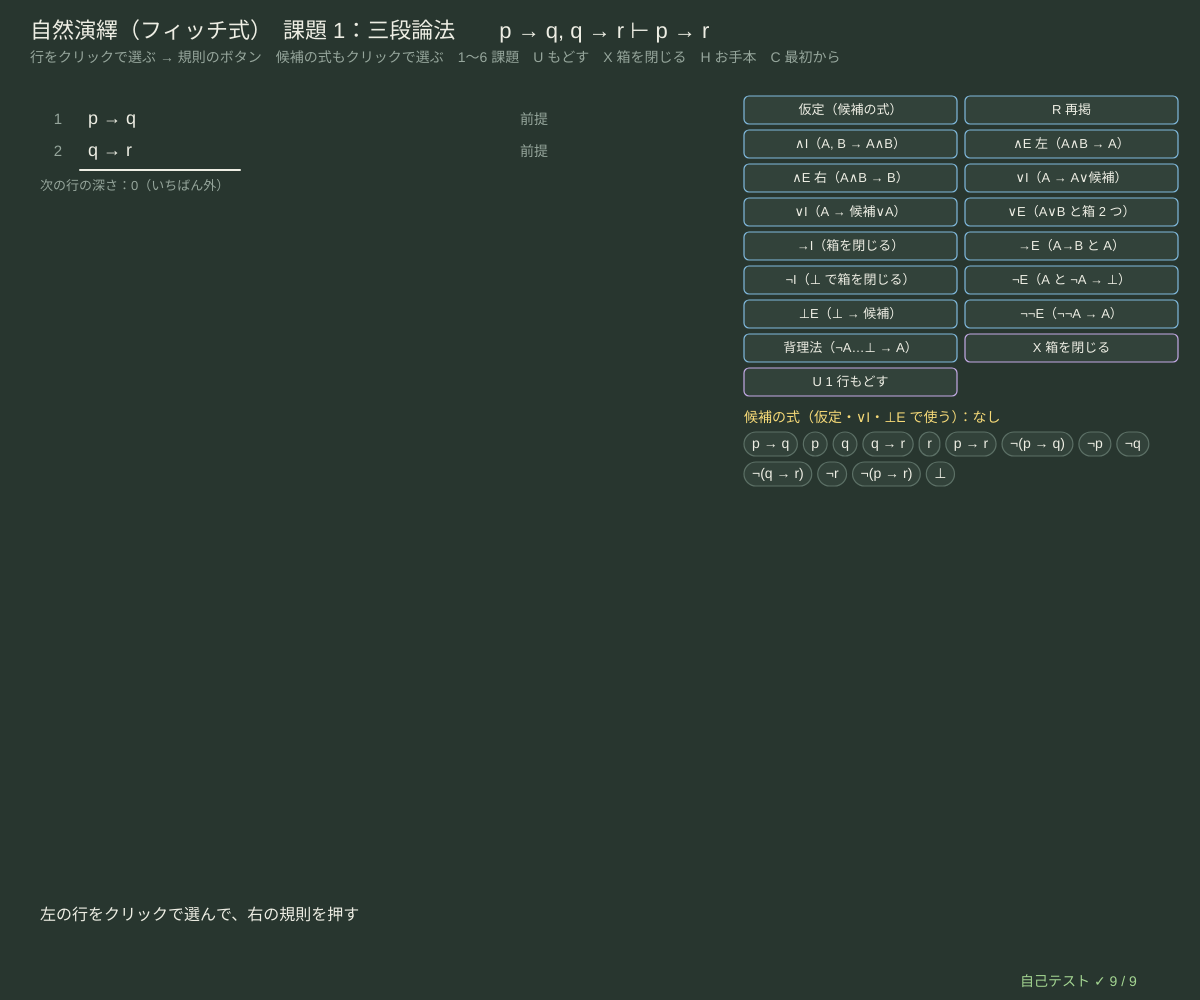
Frame 1 (no input)
Frame 60 (no input): identical to frame 1, image omitted
Frame 120 (the mouse pressed at the canvas centre since frame 60): identical to frame 1, image omitted

The p5.js sketch that drew this single still picture (run headless with seeded random() and noise() and a simulated clock; from frame 60 on, the mouse is pressed at the canvas centre):

// p5.js sketch
// ── sketch.js
// ============================================
// 02 自然演繹 ─ 前提から結論までを、規則を 1 回ずつ使って 1 行ずつ導く（フィッチ式：仮定を置くと箱が開く）
// 証明は「意味」を見ずに「形」だけで検査できる。→I・¬I・背理法は箱を閉じて仮定を外す（箱の中の行は外から使えない）
// 操作：左の行をクリックで選ぶ（順番に 1・2・3）→ 右の規則ボタン。仮定・∨I・⊥E の式は下の候補から選ぶ
// 1〜6 課題 / U 1 行もどす / X 箱を閉じる（結論なし：∨E の 2 つ目の箱の前に）/ H お手本を見る / C 最初から
// ============================================

const EXERCISES = [                     // ★ 課題：[名前, 前提, 結論, お手本（[深さ, 規則, 参照する行の番号, 式]）]
  ['三段論法', ['p → q', 'q → r'], 'p → r', [[1, 'assume', [], 'p'], [1, 'impE', [1, 3], 'q'], [1, 'impE', [2, 4], 'r'], [0, 'impI', [3], 'p → r']]],
  ['二重否定', ['¬¬p'], 'p', [[1, 'assume', [], '¬p'], [1, 'notE', [2, 1], '⊥'], [0, 'raa', [2], 'p']]],
  ['∧ の入れかえ', ['p ∧ q'], 'q ∧ p', [[0, 'andE2', [1], 'q'], [0, 'andE1', [1], 'p'], [0, 'andI', [2, 3], 'q ∧ p']]],
  ['∨ の入れかえ', ['p ∨ q'], 'q ∨ p', [[1, 'assume', [], 'p'], [1, 'orI2', [2], 'q ∨ p'], [1, 'assume', [], 'q'], [1, 'orI1', [4], 'q ∨ p'], [0, 'orE', [1, 2, 4], 'q ∨ p']]],
  ['対偶', ['p → q'], '¬q → ¬p', [[1, 'assume', [], '¬q'], [2, 'assume', [], 'p'], [2, 'impE', [1, 3], 'q'], [2, 'notE', [4, 2], '⊥'], [1, 'notI', [3], '¬p'], [0, 'impI', [2], '¬q → ¬p']]],
  ['挑戦：排中律', [], 'p ∨ ¬p', [[1, 'assume', [], '¬(p ∨ ¬p)'], [2, 'assume', [], 'p'], [2, 'orI1', [2], 'p ∨ ¬p'], [2, 'notE', [3, 1], '⊥'], [1, 'notI', [2], '¬p'], [1, 'orI2', [5], 'p ∨ ¬p'], [1, 'notE', [6, 1], '⊥'], [0, 'raa', [1], 'p ∨ ¬p']]],
];
const RULE_INFO = {                     // 規則の名前と、参照するもの（L = 行、B = 閉じた箱）
  prem: ['前提', ''], assume: ['仮定', ''], reit: ['R', 'L'], andI: ['∧I', 'LL'], andE1: ['∧E', 'L'], andE2: ['∧E', 'L'],
  orI1: ['∨I', 'L'], orI2: ['∨I', 'L'], orE: ['∨E', 'LBB'], impI: ['→I', 'B'], impE: ['→E', 'LL'],
  notI: ['¬I', 'B'], notE: ['¬E', 'LL'], botE: ['⊥E', 'L'], dnE: ['¬¬E', 'L'], raa: ['背理法', 'B'],
};
const BUTTONS = [['assume', '仮定（候補の式）'], ['reit', 'R 再掲'], ['andI', '∧I（A, B → A∧B）'], ['andE1', '∧E 左（A∧B → A）'], ['andE2', '∧E 右（A∧B → B）'],
  ['orI1', '∨I（A → A∨候補）'], ['orI2', '∨I（A → 候補∨A）'], ['orE', '∨E（A∨B と箱 2 つ）'], ['impI', '→I（箱を閉じる）'], ['impE', '→E（A→B と A）'],
  ['notI', '¬I（⊥ で箱を閉じる）'], ['notE', '¬E（A と ¬A → ⊥）'], ['botE', '⊥E（⊥ → 候補）'], ['dnE', '¬¬E（¬¬A → A）'], ['raa', '背理法（¬A…⊥ → A）'], ['close', 'X 箱を閉じる'], ['undo', 'U 1 行もどす']];
let ex = 0, pf = null, hist = [], sel = [], cand = null, cands = [], msg = '', hits = [];

function setup() {
  createCanvas(windowWidth, windowHeight);
  loadExercise(0);
  selfTest();
}
function windowResized() { resizeCanvas(windowWidth, windowHeight); }
const fm = (s) => parseFormula(s).f;     // 文字列 → 式
function freshProof(k) { let e = EXERCISES[k]; return { lines: e[1].map((s) => ({ f: fm(s), rule: 'prem', refs: [], depth: 0 })), depth: 0, goal: fm(e[2]) }; }
function loadExercise(k) {
  ex = clampv(k, 0, EXERCISES.length - 1); pf = freshProof(ex); hist = []; sel = []; cand = null; msg = '左の行をクリックで選んで、右の規則を押す';
  let e = EXERCISES[ex], set = new Map();
  const add = (f) => { let s = fmlStr(f); if (!set.has(s)) set.set(s, f); };
  const walk = (f) => { add(f); if (f.a) walk(f.a); if (f.b) walk(f.b); };
  e[1].concat([e[2]]).forEach((s) => walk(fm(s)));
  [...set.values()].forEach((f) => add(fNot(f)));                    // 候補 = 前提と結論の部分式と、その否定、⊥
  add(F_BOT); cands = [...set.values()].slice(0, 22);
}
function solutionLines(k) { return EXERCISES[k][3].map(([d, r, refs, s]) => ({ f: fm(s), rule: r, refs: refs.map((x) => x - 1), depth: d })); }

// ---- 証明のチェッカー：各行の「箱（スコープ）」を求めて、規則の形を調べる。返り値 msgs[k]（'' なら正しい）
function isPrefix(a, b) { return a.length <= b.length && a.every((x, i) => b[i] === x); }
function ndCheck(lines) {
  let msgs = [], stack = [], scopes = [], seenOther = false;
  for (let k = 0; k < lines.length; k++) {
    let L = lines[k], m = '';
    if (L.rule === 'prem') { if (seenOther || L.depth !== 0) m = '前提は最初にだけ置ける'; } else seenOther = true;
    if (L.rule === 'assume') { if (L.depth < 1 || L.depth > stack.length + 1) m = m || '箱の深さがおかしい'; stack = stack.slice(0, Math.max(0, L.depth - 1)); stack.push(k); }
    else { if (L.depth > stack.length || L.depth < 0) m = m || '仮定なしで箱には入れない'; stack = stack.slice(0, Math.max(0, L.depth)); }
    scopes.push(stack.slice());
    msgs.push(m || ruleCheck(lines, scopes, k));
  }
  return { msgs, scopes, ok: msgs.every((x) => !x) };
}
function ruleCheck(lines, scopes, k) {
  let L = lines[k], info = RULE_INFO[L.rule], refs = L.refs || [];
  if (!info) return '知らない規則';
  if (!L.f) return '式がない';
  if (refs.length !== info[1].length) return info[0] + ' は ' + info[1].length + ' つを参照する';
  let A = [];
  for (let j = 0; j < refs.length; j++) {
    let r = refs[j];
    if (!(Number.isInteger(r) && r >= 0 && r < k)) return '参照できるのは前の行だけ';
    if (info[1][j] === 'L') {
      if (!isPrefix(scopes[r], scopes[k])) return (r + 1) + ' 行目は閉じた箱の中にあるので、ここでは使えない';
      A.push(lines[r].f);
    } else {
      if (lines[r].rule !== 'assume') return (r + 1) + ' 行目は箱の始まり（仮定）ではない';
      if (scopes[k].indexOf(r) >= 0) return (r + 1) + ' 行目からの箱がまだ閉じていない';
      if (!isPrefix(scopes[r].slice(0, -1), scopes[k])) return (r + 1) + ' 行目の箱はここからは見えない';
      let e = r; for (let i = r + 1; i < k; i++) if (scopes[i].indexOf(r) >= 0) e = i;
      if (scopes[e][scopes[e].length - 1] !== r) return (r + 1) + ' 行目の箱の最後の行が、もっと内側の箱の中にある';
      A.push({ a: lines[r].f, e: lines[e].f });
    }
  }
  const f = L.f, eq = fmlEq, isBot = (g) => g.op === 'bot';
  switch (L.rule) {
    case 'prem': case 'assume': return '';
    case 'reit': return eq(f, A[0]) ? '' : 'R：同じ式ではない';
    case 'andI': return f.op === 'and' && eq(f.a, A[0]) && eq(f.b, A[1]) ? '' : '∧I：結論は「1 つ目 ∧ 2 つ目」';
    case 'andE1': return A[0].op === 'and' && eq(A[0].a, f) ? '' : '∧E：A ∧ B から A';
    case 'andE2': return A[0].op === 'and' && eq(A[0].b, f) ? '' : '∧E：A ∧ B から B';
    case 'orI1': return f.op === 'or' && eq(f.a, A[0]) ? '' : '∨I：A から A ∨ B';
    case 'orI2': return f.op === 'or' && eq(f.b, A[0]) ? '' : '∨I：A から B ∨ A';
    case 'orE': return A[0].op === 'or' && eq(A[1].a, A[0].a) && eq(A[2].a, A[0].b) && eq(A[1].e, f) && eq(A[2].e, f) ? '' : '∨E：A ∨ B、A を仮定して C の箱、B を仮定して C の箱 → C';
    case 'impI': return f.op === 'imp' && eq(f.a, A[0].a) && eq(f.b, A[0].e) ? '' : '→I：A を仮定して B の箱 → A → B';
    case 'impE': return A[0].op === 'imp' && eq(A[0].a, A[1]) && eq(A[0].b, f) ? '' : '→E：A → B と A から B';
    case 'notI': return isBot(A[0].e) && f.op === 'not' && eq(f.a, A[0].a) ? '' : '¬I：A を仮定して ⊥ の箱 → ¬A';
    case 'notE': return isBot(f) && A[1].op === 'not' && eq(A[1].a, A[0]) ? '' : '¬E：A と ¬A から ⊥';
    case 'botE': return isBot(A[0]) ? '' : '⊥E：⊥ からは何でも';
    case 'dnE': return A[0].op === 'not' && A[0].a.op === 'not' && eq(A[0].a.a, f) ? '' : '¬¬E：¬¬A から A';
    case 'raa': return isBot(A[0].e) && A[0].a.op === 'not' && eq(A[0].a.a, f) ? '' : '背理法：¬A を仮定して ⊥ の箱 → A';
  }
  return '知らない規則';
}
// ---- ボタンから新しい行を作る（作った行は必ずチェッカーで検査してから足す）
function openBoxes(st) { let c = ndCheck(st.lines).scopes; return (c.length ? c[c.length - 1] : []).slice(0, st.depth); }
function ndBuild(st, rule, s, cf) {
  let L = st.lines, d = st.depth, kinds = RULE_INFO[rule][1], fo = (i) => L[i].f, ob = openBoxes(st);
  if (rule === 'assume') return cf ? { line: { f: cf, rule, refs: [], depth: d + 1 } } : { error: '仮定する式を下の候補から選ぶ' };
  if (kinds === 'B') {
    let b = s.find((i) => L[i].rule === 'assume' && ob.indexOf(i) < 0), closing = b === undefined;
    if (closing) { if (!ob.length) return { error: '閉じる箱がない（仮定を置くと箱が開く）' }; b = ob[ob.length - 1]; }
    let sc = ndCheck(L).scopes, e = b; for (let i = b + 1; i < L.length; i++) if (sc[i].indexOf(b) >= 0) e = i;
    let fa = fo(b), fe = fo(e), f = rule === 'impI' ? fBin('imp', fa, fe) : rule === 'notI' ? fNot(fa) : fa.op === 'not' ? fa.a : null;
    if (!f) return { error: '背理法の仮定は ¬A の形' };
    return { line: { f, rule, refs: [b], depth: closing ? L[b].depth - 1 : d } };
  }
  if (rule === 'orE') {
    let inner = ob[ob.length - 1];      // いちばん内側の開いた箱は、ここで閉じてよい
    let boxes = s.filter((i) => L[i].rule === 'assume' && (ob.indexOf(i) < 0 || i === inner)), rest = s.filter((i) => boxes.indexOf(i) < 0);
    if (rest.length !== 1 || boxes.length !== 2) return { error: '∨E：A ∨ B の行と、2 つの箱の仮定の行を選ぶ' };
    boxes.sort((u, v) => u - v);
    let sc = ndCheck(L).scopes, e = boxes[0]; for (let i = boxes[0] + 1; i < L.length; i++) if (sc[i].indexOf(boxes[0]) >= 0) e = i;
    return { line: { f: fo(e), rule, refs: [rest[0], boxes[0], boxes[1]], depth: boxes.indexOf(inner) >= 0 ? L[inner].depth - 1 : d } };
  }
  if (s.length !== kinds.length) return { error: RULE_INFO[rule][0] + '：行を ' + kinds.length + ' つ選ぶ（いま ' + s.length + ' つ）' };
  let a = fo(s[0]), b = s[1] !== undefined ? fo(s[1]) : null, refs = s.slice(), f = null;
  if (rule === 'reit') f = a;
  if (rule === 'andI') f = fBin('and', a, b);
  if (rule === 'andE1' || rule === 'andE2') f = a.op === 'and' ? (rule === 'andE1' ? a.a : a.b) : null;
  if (rule === 'orI1' || rule === 'orI2') { if (!cf) return { error: '∨I：足す式を候補から選ぶ' }; f = rule === 'orI1' ? fBin('or', a, cf) : fBin('or', cf, a); }
  if (rule === 'impE') { if (b.op === 'imp' && a.op !== 'imp') { refs = [s[1], s[0]]; [a, b] = [b, a]; } f = a.op === 'imp' ? a.b : null; }
  if (rule === 'notE') { if (a.op === 'not' && !(b.op === 'not' && fmlEq(b.a, a))) refs = [s[1], s[0]]; f = F_BOT; }
  if (rule === 'botE') { if (!cf) return { error: '⊥E：結論の式を候補から選ぶ' }; f = cf; }
  if (rule === 'dnE') f = a.op === 'not' && a.a.op === 'not' ? a.a.a : null;
  if (!f) return { error: RULE_INFO[rule][0] + '：選んだ行の形が合わない' };
  return { line: { f, rule, refs, depth: d } };
}
function tryRule(st, rule, s, cf) {     // 返り値 '' = 足せた / エラーの説明
  if (rule === 'close') { if (!st.depth) return '開いている箱がない'; st.depth--; return ''; }
  let o = ndBuild(st, rule, s, cf);
  if (o.error) return o.error;
  let c = ndCheck(st.lines.concat([o.line]));
  if (c.msgs[c.msgs.length - 1]) return c.msgs[c.msgs.length - 1];
  st.lines.push(o.line); st.depth = o.line.depth;
  return '';
}
function press(rule) {
  if (rule === 'undo') { if (hist.length) { pf = hist.pop(); msg = '1 つもどした'; } sel = []; return; }
  let save = { lines: pf.lines.slice(), depth: pf.depth, goal: pf.goal };
  let m = tryRule(pf, rule, sel, cand);
  if (m) msg = '✗ ' + m; else { hist.push(save); sel = []; msg = rule === 'close' ? '箱を閉じた' : '✓ ' + RULE_INFO[rule][0] + ' で ' + fmlStr(pf.lines[pf.lines.length - 1].f); }
}
function solved(st) { let c = ndCheck(st.lines); return c.ok && st.lines.some((L, k) => c.scopes[k].length === 0 && fmlEq(L.f, st.goal)); }   // 箱の外に結論が出たら完成
function justify(L, k, c) {
  if (L.rule === 'prem' || L.rule === 'assume') return RULE_INFO[L.rule][0];
  let kinds = RULE_INFO[L.rule][1];
  return RULE_INFO[L.rule][0] + ' ' + L.refs.map((r, j) => { if (kinds[j] === 'L') return r + 1; let e = r; for (let i = r + 1; i < k; i++) if (c.scopes[i].indexOf(r) >= 0) e = i; return (r + 1) + '–' + (e + 1); }).join(', ');
}

function draw() {
  background(...BG);
  let e = EXERCISES[ex];
  hudTitle('自然演繹（フィッチ式）　課題 ' + (ex + 1) + '：' + e[0] + '　　' + e[1].join(', ') + ' ⊢ ' + e[2],
    '行をクリックで選ぶ → 規則のボタン　候補の式もクリックで選ぶ　1〜6 課題　U もどす　X 箱を閉じる　H お手本　C 最初から');
  let c = ndCheck(pf.lines), x0 = 40, y0 = 110, lh = Math.min(32, (height - 260) / Math.max(10, pf.lines.length + 1));
  hits = [];
  pf.lines.forEach((L, k) => {
    let y = y0 + k * lh, sc = c.scopes[k], ix = x0 + 40;
    let si = sel.indexOf(k);
    if (si >= 0) { noStroke(); fill(...LINEC); rect(x0 - 6, y - 3, width * 0.56, lh - 2, 4); }
    stroke(...SKY); strokeWeight(2);
    sc.forEach((b, lv) => { let bx = ix + lv * 22; line(bx, y - 3, bx, y + lh - 5); });
    let tx = ix + sc.length * 22 + 8;
    if (L.rule === 'assume') line(tx - 8, y + lh - 5, tx + 120, y + lh - 5);
    if (L.rule === 'prem' && (k + 1 === pf.lines.length || pf.lines[k + 1].rule !== 'prem')) { stroke(...INK); line(ix, y + lh - 4, ix + 160, y + lh - 4); }
    noStroke(); fill(...DIMC); textSize(15); textAlign(RIGHT, TOP); text(k + 1, x0 + 22, y + 2);
    fill(...(c.msgs[k] ? PINK : fmlEq(L.f, pf.goal) && sc.length === 0 ? YEL : INK)); textAlign(LEFT, TOP); textSize(18); text(fmlStr(L.f), tx, y);
    fill(...DIMC); textSize(14); text(justify(L, k, c), x0 + width * 0.4, y + 3);
    if (si >= 0) { fill(...YEL); text('選択 ' + (si + 1), x0 + width * 0.5, y + 3); }
    hits.push(['line', k, x0 - 6, y - 3, width * 0.56, lh]);
  });
  let yb = y0 + pf.lines.length * lh + 6;
  noStroke(); fill(...DIMC); textSize(13); textAlign(LEFT, TOP);
  text('次の行の深さ：' + pf.depth + (pf.depth ? '（箱の中。→I・¬I・背理法 か X で閉じる）' : '（いちばん外）'), x0, yb);
  fill(...(msg[0] === '✗' ? PINK : msg[0] === '✓' ? GRN : INK)); textSize(16); text(msg, x0, height - 92);
  if (solved(pf)) { fill(...YEL); textSize(24); text('証明できた！ ' + e[1].join(', ') + ' ⊢ ' + e[2] + '（チェッカーが全部の行を検査済み）', x0, height - 62); }
  // ---- 右：規則のボタンと候補の式
  let rx = width * 0.62, bw = (width - rx - 30) / 2;
  BUTTONS.forEach(([r, lab], i) => {
    let bx = rx + (i % 2) * (bw + 8), by = 96 + Math.floor(i / 2) * 34;
    stroke(...(r === 'close' || r === 'undo' ? LILAC : SKY)); strokeWeight(1.2); fill(...PANEL); rect(bx, by, bw, 28, 5);
    noStroke(); fill(...INK); textSize(13); textAlign(CENTER, CENTER); text(lab, bx + bw / 2, by + 14);
    hits.push(['rule', r, bx, by, bw, 28]);
  });
  let cy = 96 + Math.ceil(BUTTONS.length / 2) * 34 + 20, cx = rx;
  fill(...YEL); textSize(14); textAlign(LEFT, BASELINE); text('候補の式（仮定・∨I・⊥E で使う）：' + (cand ? fmlStr(cand) : 'なし'), rx, cy); cy += 10;
  textSize(14);
  for (let f of cands) {
    let s = fmlStr(f), w = textWidth(s) + 16;
    if (cx + w > width - 20) { cx = rx; cy += 30; }
    stroke(...(cand && fmlEq(cand, f) ? YEL : LINEC)); fill(...PANEL); rect(cx, cy, w, 24, 12);
    noStroke(); fill(...INK); textAlign(CENTER, CENTER); text(s, cx + w / 2, cy + 12);
    hits.push(['cand', f, cx, cy, w, 24]); cx += w + 6;
  }
  drawSelfTest(width - 180, height - 14);
}

function mousePressed() {
  for (let [kind, v, x, y, w, h] of hits) {
    if (mouseX < x || mouseX > x + w || mouseY < y || mouseY > y + h) continue;
    if (kind === 'line') { let i = sel.indexOf(v); if (i >= 0) sel.splice(i, 1); else if (sel.length < 3) sel.push(v); }
    if (kind === 'rule') press(v);
    if (kind === 'cand') cand = cand && fmlEq(cand, v) ? null : v;
    return;
  }
}
function keyPressed() {
  if (key >= '1' && key <= '6') loadExercise(Number(key) - 1);
  if (key === 'u' || key === 'U' || key === 'Backspace') press('undo');
  if (key === 'x' || key === 'X') press('close');
  if (key === 'c' || key === 'C') loadExercise(ex);
  if (key === 'h' || key === 'H') { pf = freshProof(ex); pf.lines = pf.lines.concat(solutionLines(ex)); pf.depth = 0; hist = []; sel = []; msg = 'お手本（チェッカーで検査ずみ）。C で最初から自分で'; }
  return false;
}

// ---- 自己テスト
function entailed(st, c, k) {           // 意味の検査：前提 ＋ その行で開いている仮定 ⊨ その行（真理値表）
  let hyps = st.lines.filter((L) => L.rule === 'prem').map((L) => L.f).concat(c.scopes[k].map((i) => st.lines[i].f));
  let all = hyps.reduce((acc, h) => fBin('and', acc, h), F_TOP);
  return classifyFml(fBin('imp', all, st.lines[k].f)).kind === 'taut';
}
function selfTest() {
  selfTestResults = [];
  const ex0 = ex;                     // 自己テストのあと、はじめの課題にもどすため
  let okAll = true, sound = true;
  EXERCISES.forEach((e, k) => {
    let st = freshProof(k); st.lines = st.lines.concat(solutionLines(k));
    let c = ndCheck(st.lines);
    if (!c.ok || !solved(st)) okAll = false;
    st.lines.forEach((L, i) => { if (!entailed(st, c, i)) sound = false; });
  });
  check('お手本 ' + EXERCISES.length + ' 問：チェッカーが全部の行を認めて、結論に着く', okAll);
  check('お手本の全部の行で「前提 ＋ 開いている仮定 ⊨ その行」（真理値表で意味を確認）', sound);
  seedRng(21); let made = 0, badSem = 0;
  const RULES = BUTTONS.map((b) => b[0]).filter((r) => r !== 'undo');
  for (let k = 0; k < EXERCISES.length; k++) for (let t = 0, ck = candsOf(k); t < 4; t++) {
    let st = freshProof(k);
    for (let a = 0; a < 60 && st.lines.length < 24; a++) {
      let n = st.lines.length, s = []; for (let j = rndInt(0, 3); j > 0 && n; j--) s.push(rndInt(0, n - 1));
      if (!tryRule(st, rndPick(RULES), s, rnd() < 0.8 ? rndPick(ck) : null) && st.lines.length > n) made++;
    }
    let c = ndCheck(st.lines);
    if (!c.ok) badSem++;
    st.lines.forEach((L, i) => { if (!entailed(st, c, i)) badSem++; });
  }
  check('でたらめにボタンを押して作った ' + made + ' 行も、チェッカーが通した行は全部「意味として正しい」（健全性）', badSem === 0 && made > 80);
  const rej = (k, lines) => { let st = freshProof(k); st.lines = st.lines.concat(lines); return !ndCheck(st.lines).ok; };
  const Ln = (d, r, refs, s) => ({ f: fm(s), rule: r, refs: refs.map((x) => x - 1), depth: d });
  check('はねる例 1：閉じた箱の中の行（q）を外で使う', rej(0, solutionLines(0).concat([Ln(0, 'reit', [4], 'q')])));
  check('はねる例 2：→E の前件がちがう（q → r と p から r）', rej(0, [Ln(1, 'assume', [], 'p'), Ln(1, 'impE', [2, 3], 'r')]));
  check('はねる例 3：∧E で p ∧ q から q を「左」として取り出す', rej(2, [Ln(0, 'andE1', [1], 'q')]));
  check('はねる例 4：⊥ で終わらない箱で背理法', rej(1, [Ln(1, 'assume', [], '¬p'), Ln(1, 'reit', [2], '¬p'), Ln(0, 'raa', [2], 'p')]));
  check('はねる例 5：箱の最後の行が内側の箱の中（p を仮定 / q を仮定 / q → 外の箱で p → q）', rej(5, [Ln(1, 'assume', [], 'p'), Ln(2, 'assume', [], 'q'), Ln(2, 'reit', [2], 'q'), Ln(0, 'impI', [1], 'p → q')]));
  check('はねる例 6：まだ閉じていない箱を →I で参照する、仮定なしで深い行', rej(5, [Ln(1, 'assume', [], 'p'), Ln(1, 'impI', [1], 'p → p')]) && rej(0, [Ln(1, 'reit', [1], 'p → q')]));
  reportSelfTest();
  loadExercise(ex0);
}
function candsOf(k) { loadExercise(k); return cands; }

// ---------- やってみよう ----------
// 1. 課題 1：p を仮定（候補の p → 仮定）、1 と 3 を選んで →E、2 と 4 を選んで →E、→I で箱を閉じる
// 2. 課題 4 は ∨E：p を仮定して q ∨ p、X で箱を閉じ、q を仮定して q ∨ p。最後に 1・2・4 行目を選んで ∨E（2 つ目の箱はここで閉じる）
// 3. 課題 2 を ¬¬E を使わずに。背理法なしでは ¬¬p ⊢ p は証明できない（直観主義論理。09 のカリー-ハワードを見よう）
// 4. わざとまちがえよう：閉じた箱の中の行を選んで使うと、チェッカーは何と言う？
// 5. EXERCISES に課題を足そう：例 ['分配', ['p ∧ (q ∨ r)'], '(p ∧ q) ∨ (p ∧ r)', []]（お手本は空でもよいが自己テストは ✗ になる）

// ==================================================
// ここから下は「論理の道具」（中身は読まなくても OK。消さないでね）
// ==================================================
// ---- 色と小さな道具（黒板とチョーク）
const BG = [40, 54, 47];                // 背景（黒板の灰緑）
const INK = [238, 238, 228];            // 文字（白いチョーク）
const YEL = [246, 218, 120], SKY = [128, 186, 222], PINK = [238, 146, 150], GRN = [164, 214, 146], LILAC = [196, 170, 230];
const DIMC = [150, 166, 156], PANEL = [50, 66, 58], LINEC = [92, 112, 102];
function clampv(v, a, b) { return v < a ? a : v > b ? b : v !== v ? a : v; }     // NaN なら a に戻す
function fmtN(v, d) { if (typeof v !== 'number' || v !== v) return '?'; return v.toFixed(d === undefined ? 2 : d); }
function hudTitle(t, sub) {              // 左上のタイトルと操作の説明（日本語は 1 文字ずつ折り返す）
  textWrap(CHAR); noStroke(); fill(...INK); textSize(22); textAlign(LEFT, BASELINE); text(t, 30, 38);
  fill(...DIMC); textSize(14); textLeading(19); text(sub, 30, 62);
}
function typeInto(s, ch, allowed, maxLen) {   // 文字の入力：allowed に入っている 1 文字だけ足す（長さの上限つき）
  if (typeof ch !== 'string' || ch.length !== 1 || allowed.indexOf(ch) < 0) return s;
  return s.length < (maxLen || 40) ? s + ch : s;
}
function chalkPanel(x, y, w, h) { noStroke(); fill(...PANEL); rect(x, y, w, h, 8); }
function drawInputLine(x, y, label, s, err, active) {   // 入力欄：文字列と、まちがいの説明
  noStroke(); fill(...(active === false ? DIMC : YEL)); textSize(15); textAlign(LEFT, BASELINE); text(label, x, y);
  let lx = x + textWidth(label) + 8;
  fill(...INK); textSize(20); text(s + (active !== false && frameCount % 60 < 30 ? '▏' : ''), lx, y + 1);
  if (err) { fill(...PINK); textSize(14); text('✗ ' + err, lx, y + 22); }
}
// ---- 種つきの乱数（同じ種なら毎回同じ列 → 実験をくり返せる）
let rngState = 1;
function seedRng(s) { rngState = (s >>> 0) || 1; }
function rnd() {                       // 0〜1 の一様乱数（mulberry32）
  rngState = (rngState + 0x6d2b79f5) >>> 0;
  let t = rngState;
  t = Math.imul(t ^ (t >>> 15), t | 1);
  t ^= t + Math.imul(t ^ (t >>> 7), t | 61);
  return ((t ^ (t >>> 14)) >>> 0) / 4294967296;
}
function rndInt(a, b) { return a + Math.floor(rnd() * (b - a + 1)); }
function rndPick(arr) { return arr[Math.floor(rnd() * arr.length)]; }
// ---- 論理式の道具：字句 → 構文木（再帰下降）→ 文字列・真理値
// 構文木 = { op: 'var', name } / { op: 'top' } ⊤ / { op: 'bot' } ⊥ / { op: 'not', a } / { op: 'and' | 'or' | 'imp' | 'iff', a, b }
//          （様相論理だけ { op: 'box', a } □ と { op: 'dia', a } ◇）
// 強さの順：¬ □ ◇ ＞ ∧ ＞ ∨ ＞ →（右から結合：p→q→r = p→(q→r)）＞ ↔
// ASCII でも書ける：~ ! = ¬、& ^ = ∧、| = ∨、-> > = →、<-> = = ↔、1 = ⊤、0 = ⊥、[] = □、<> = ◇
const FML_KEYS = 'abcdefghijklmnopqrstuvwxyz0123456789~!&|^-<>=()[] ';   // 入力できる文字
const FML_MAX_VARS = 6;                // ★ 変数の数の上限（真理値表は 2⁶ = 64 行まで）
const OP_SYM = { not: '¬', and: '∧', or: '∨', imp: '→', iff: '↔', box: '□', dia: '◇' };
function fVar(n) { return { op: 'var', name: n }; }
function fNot(a) { return { op: 'not', a }; }
function fBin(op, a, b) { return { op, a, b }; }
const F_TOP = { op: 'top' }, F_BOT = { op: 'bot' };
function lexFormula(src, modal) {      // 返り値 {toks} または {error, at}
  let toks = [], i = 0;
  const one = { '¬': 'not', '~': 'not', '!': 'not', '∧': 'and', '&': 'and', '^': 'and', '∨': 'or', '|': 'or', '→': 'imp', '>': 'imp', '↔': 'iff', '=': 'iff',
    '(': '(', ')': ')', '⊤': 'top', '1': 'top', '⊥': 'bot', '0': 'bot', '□': 'box', '◇': 'dia' };
  while (i < src.length) {
    let c = src[i];
    if (c === ' ') { i++; continue; }
    if (src.startsWith('<->', i)) { toks.push({ k: 'iff', at: i }); i += 3; continue; }
    if (src.startsWith('->', i)) { toks.push({ k: 'imp', at: i }); i += 2; continue; }
    if (src.startsWith('[]', i) || src.startsWith('<>', i)) {
      if (!modal) return { error: '[] <>（□ ◇）は様相論理（12）だけで使える', at: i };
      toks.push({ k: src[i] === '[' ? 'box' : 'dia', at: i }); i += 2; continue;
    }
    if (c >= 'a' && c <= 'z') {
      let j = i + 1; while (j < src.length && ((src[j] >= '0' && src[j] <= '9') || src[j] === "'")) j++;
      toks.push({ k: 'var', name: src.slice(i, j), at: i }); i = j; continue;
    }
    if (one[c]) {
      if ((one[c] === 'box' || one[c] === 'dia') && !modal) return { error: '□ ◇ は様相論理（12）だけで使える', at: i };
      toks.push({ k: one[c], at: i }); i++; continue;
    }
    if (c === '-' || c === '<' || c === '[' || c === ']') return { error: '「' + c + '」だけでは記号にならない（-> <-> [] <> と書く）', at: i };
    return { error: '使えない文字「' + c + '」', at: i };
  }
  return { toks };
}
function parseFormula(src, modal) {     // 返り値 {f} または {error, at}（例外は投げない）
  if (typeof src !== 'string') return { error: '文字列ではない', at: 0 };
  if (src.length > 160) return { error: '長すぎる（160 文字まで）', at: 160 };
  let lx = lexFormula(src, modal);
  if (lx.error) return lx;
  let toks = lx.toks, pos = 0, depth = 0;
  if (!toks.length) return { error: '式が空', at: 0 };
  const peek = () => toks[pos], at = () => (toks[pos] ? toks[pos].at : src.length);
  const fail = (m) => { throw { msg: m, at: at() }; };
  const bin = (sub, op, right) => {    // 2 項演算の 1 段：左結合（right なら右結合）
    let a = sub();
    if (right) { if (peek() && peek().k === op) { pos++; return fBin(op, a, bin(sub, op, true)); } return a; }
    while (peek() && peek().k === op) { pos++; a = fBin(op, a, sub()); }
    return a;
  };
  const pIff = () => bin(pImp, 'iff', false);
  const pImp = () => bin(pOr, 'imp', true);
  const pOr = () => bin(pAnd, 'or', false);
  const pAnd = () => bin(pUn, 'and', false);
  const pUn = () => {
    if (++depth > 80) fail('入れ子が深すぎる');
    let t = peek(), r;
    if (!t) fail('式が途中で終わっている');
    if (t.k === 'not' || t.k === 'box' || t.k === 'dia') { pos++; r = { op: t.k, a: pUn() }; }
    else if (t.k === 'var') { pos++; r = fVar(t.name); }
    else if (t.k === 'top') { pos++; r = F_TOP; }
    else if (t.k === 'bot') { pos++; r = F_BOT; }
    else if (t.k === '(') { pos++; r = pIff(); if (!peek() || peek().k !== ')') fail('「)」が足りない'); pos++; }
    else if (t.k === ')') fail('「)」の前に式がない');
    else fail('「' + OP_SYM[t.k] + '」の前に式がない');
    depth--; return r;
  };
  try {
    let f = pIff();
    if (pos < toks.length) {
      let t = toks[pos];
      return { error: t.k === ')' ? '余分な「)」' : t.k === 'var' || t.k === '(' || t.k === 'top' || t.k === 'bot' || t.k === 'not' ? 'ここに演算子（∧ ∨ → など）が要る' : '「' + (OP_SYM[t.k] || t.k) + '」がおかしな所にある', at: t.at };
    }
    let nv = fmlVars(f).length;
    if (nv > FML_MAX_VARS) return { error: '変数が ' + nv + ' 個（' + FML_MAX_VARS + ' 個まで）', at: 0 };
    return { f };
  } catch (e) { return { error: e && e.msg ? e.msg : '読めない式', at: e && e.at !== undefined ? e.at : 0 }; }
}
const FML_PREC = { iff: 1, imp: 2, or: 3, and: 4 };
function fmlStr(f) {                    // 構文木 → 文字列（かっこは必要な所と、ちがう演算子が混ざる所に）
  if (!f) return '?';
  switch (f.op) {
    case 'var': return f.name;
    case 'top': return '⊤';
    case 'bot': return '⊥';
    case 'not': case 'box': case 'dia': return OP_SYM[f.op] + (FML_PREC[f.a.op] ? '(' + fmlStr(f.a) + ')' : fmlStr(f.a));
  }
  let side = (c, isLeft) => {
    if (!FML_PREC[c.op]) return fmlStr(c);
    let assocOk = c.op === f.op && (f.op === 'imp' ? !isLeft : isLeft);
    return assocOk ? fmlStr(c) : '(' + fmlStr(c) + ')';
  };
  return side(f.a, true) + ' ' + OP_SYM[f.op] + ' ' + side(f.b, false);
}
function fmlVars(f, out) {              // 出てくる変数（名前の順）
  let top = !out; out = out || new Set();
  if (f.op === 'var') out.add(f.name);
  if (f.a) fmlVars(f.a, out);
  if (f.b) fmlVars(f.b, out);
  return top ? [...out].sort() : out;
}
function evalFml(f, env) {              // 真理値（env = { p: true, q: false, ... }）
  switch (f.op) {
    case 'var': return !!env[f.name];
    case 'top': return true;
    case 'bot': return false;
    case 'not': return !evalFml(f.a, env);
    case 'and': return evalFml(f.a, env) && evalFml(f.b, env);
    case 'or': return evalFml(f.a, env) || evalFml(f.b, env);
    case 'imp': return !evalFml(f.a, env) || evalFml(f.b, env);
    case 'iff': return evalFml(f.a, env) === evalFml(f.b, env);
  }
  return false;                         // □ ◇ は真理値表では評価しない（12 を見よ）
}
function envOf(vars, k) { let e = {}; vars.forEach((v, i) => (e[v] = !!((k >> (vars.length - 1 - i)) & 1))); return e; }   // k 番目の割り当て（上の桁が最初の変数）
function truthRows(f, vars) { vars = vars || fmlVars(f); let rows = []; for (let k = 0; k < 1 << vars.length; k++) { let env = envOf(vars, k); rows.push({ env, v: evalFml(f, env) }); } return rows; }
function classifyFml(f) {               // 'taut' 恒真 / 'sat' 充足可能（恒真ではない）/ 'contra' 矛盾
  let rows = truthRows(f), n = rows.filter((r) => r.v).length;
  return { kind: n === rows.length ? 'taut' : n === 0 ? 'contra' : 'sat', nTrue: n, nRows: rows.length };
}
const KIND_JA = { taut: '恒真（トートロジー）', sat: '充足可能（恒真ではない）', contra: '矛盾（充足不能）' };
function fmlEq(a, b) { if (!a || !b || a.op !== b.op) return false; if (a.op === 'var') return a.name === b.name; if (a.a && !fmlEq(a.a, b.a)) return false; if (a.b && !fmlEq(a.b, b.b)) return false; return true; }
function fmlSize(f) { return 1 + (f.a ? fmlSize(f.a) : 0) + (f.b ? fmlSize(f.b) : 0); }
function sameTable(f, g) {              // 全部の割り当てで同じ値か（同値）
  let vars = [...new Set(fmlVars(f).concat(fmlVars(g)))].sort();
  for (let k = 0; k < 1 << vars.length; k++) { let e = envOf(vars, k); if (evalFml(f, e) !== evalFml(g, e)) return false; }
  return true;
}
function randomFml(d, vars, consts) {   // でたらめな式（自己テスト用、種つき乱数）
  let r = rnd();
  if (d <= 0 || r < 0.22) return consts && rnd() < 0.12 ? (rnd() < 0.5 ? F_TOP : F_BOT) : fVar(rndPick(vars));
  if (r < 0.38) return fNot(randomFml(d - 1, vars, consts));
  return fBin(rndPick(['and', 'or', 'imp', 'iff', 'and', 'or']), randomFml(d - 1, vars, consts), randomFml(d - 1, vars, consts));
}
function fmlTreeKids(f) { return f.a ? (f.b ? [f.a, f.b] : [f.a]) : []; }
function fmlTreeLabel(f) { return f.op === 'var' ? f.name : f.op === 'top' ? '⊤' : f.op === 'bot' ? '⊥' : OP_SYM[f.op]; }
// ---- 自己テストの道具
let selfTestResults = [];
function check(name, cond) { selfTestResults.push({ name, ok: !!cond }); }
function reportSelfTest() { for (let r of selfTestResults) (r.ok ? console.log : console.error)((r.ok ? '✓ ' : '✗ ') + r.name); }
function selfTestLine() { let n = selfTestResults.filter((r) => r.ok).length; return '自己テスト ' + (n === selfTestResults.length ? '✓ ' : '✗ ') + n + ' / ' + selfTestResults.length; }
function drawSelfTest(x, y) { noStroke(); fill(...(selfTestResults.every((r) => r.ok) ? GRN : PINK)); textSize(14); textAlign(LEFT, BASELINE); text(selfTestLine(), x, y); }
